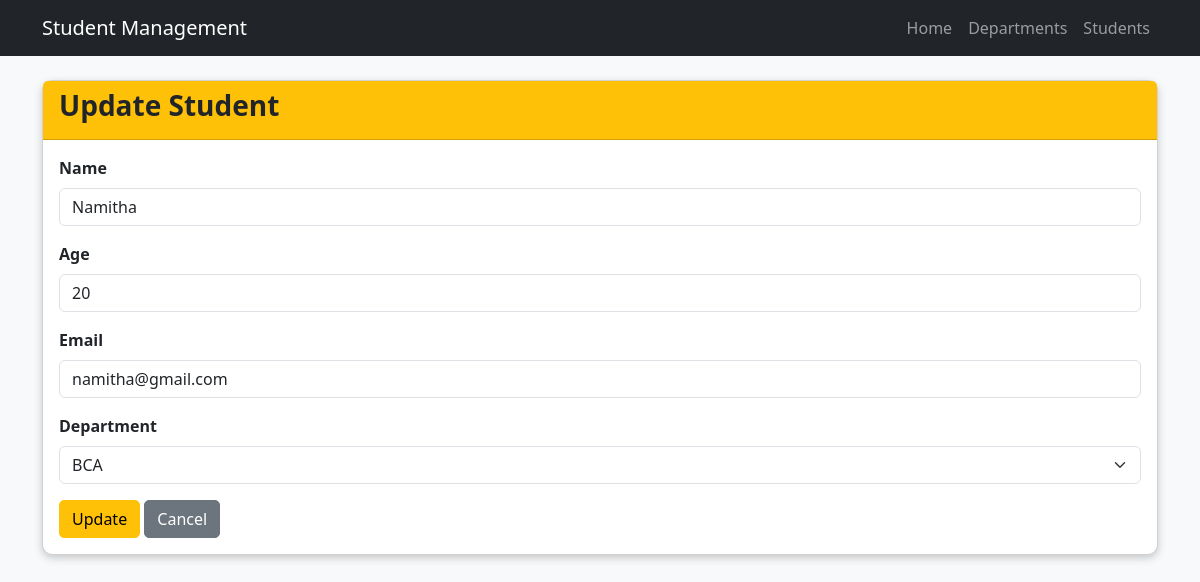
Page /students/update/3/ on the committed database.
### student/models.py (models this page shows, shortened)
class Student(models.Model):
    name = models.CharField(max_length=100)
    age = models.IntegerField()
    email = models.EmailField()
    department = models.ForeignKey(
        Department,
        on_delete=models.CASCADE
    )

class Department(models.Model):
    name = models.CharField(max_length=100)

### student/views.py (the view, shortened to what this page needs)
# urls.py: path("students/update/<int:pk>/", views.student_update, name="student_update"),
def student_update(request, pk):
    student = get_object_or_404(Student, pk=pk)
    departments = Department.objects.all()
    return render(request, "student/student_update.html", {
        "student": student,
        "departments": departments
    })

### templates/student/student_update.html (shortened to what this page needs)
{% extends 'base.html' %}
{% block content %}
<div class="card">
    <div class="card-header bg-warning">
        <h3>Update Student</h3>
    </div>
    <div class="card-body">
        <form method="POST">
            <div class="mb-3">
                <label for="name" class="form-label">Name</label>
                <input type="text" class="form-control" id="name" name="name" value="{{ student.name }}" placeholder="Enter student name" required>
            </div>
            <div class="mb-3">
                <label for="age" class="form-label">Age</label>
                <input type="number" class="form-control" id="age" name="age" value="{{ student.age }}" placeholder="Enter student age" required>
            </div>
            <div class="mb-3">
                <label for="email" class="form-label">Email</label>
                <input type="email" class="form-control" id="email" name="email" value="{{ student.email }}" placeholder="Enter student email" required>
            </div>
            <div class="mb-3">
                <label for="department" class="form-label">Department</label>
                <select class="form-select" id="department" name="department" required>
                    {% for dept in departments %}
                        <option value="{{ dept.id }}" {% if dept.id == student.department.id %}selected{% endif %}>
                            {{ dept.name }}
                        </option>
                    {% endfor %}
                </select>
            </div>
            <button type="submit" class="btn btn-warning">
                Update
            </button>
            <a href="{% url 'student_list' %}" class="btn btn-secondary">
                Cancel
            </a>
        </form>
    </div>
</div>
{% endblock %}

### static/css/style.css (style rules this page uses)
body { background-color:#f8f9fa; }
.card { border-radius:10px; box-shadow:0px 3px 8px rgba(0,0,0,.2); }
.btn { border-radius:5px; }
h1,h2,h3 { font-weight:bold; }
form label { font-weight:bold; }
.form-control, .form-select { margin-bottom:15px; }

### rows in the picture
Student: name "Namitha", age "20", email "namitha@gmail.com", department "BCA"
